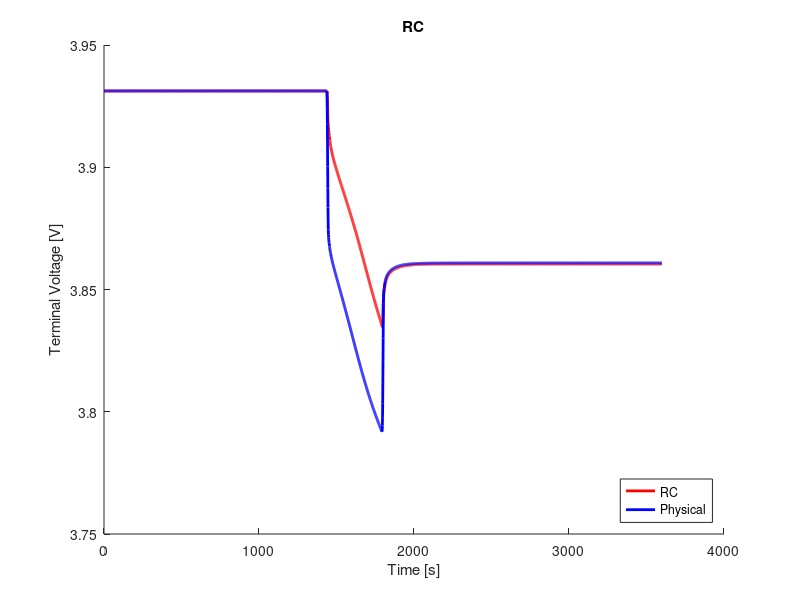

Write the MATLAB code that produced this figure.
clear;
clc;
close all;

%% load data
load('ocv_final.mat');
time_ocv = time;
load('pulse_1_c_4.mat');
load('rc3_cf_params.mat');

%% voltage limitations
v_max = 4.4;                                    % cut-over voltage
v_min = 3.0;                                    % cut-off voltage

%% resample ocv and soc
t1 = time_ocv(1);
t2 = time_ocv(end);
dt = 1;                                         % sample time
t = (t1:dt:t2) - t1;

ocv = interp1(time_ocv, ocv, t1:dt:t2);
soc = interp1(time_ocv, soc, t1:dt:t2);

s = length(time);

%% variables
Q = 16.8;
eta = 1.0;                                  % coulombic efficiency

n = 3;                                      % number of rc links
i_r = zeros(n, 1);
v_c = zeros(n, 1);
flag = 1;

%% compute soc
ind_init = interp1(soc, 1:length(soc), 0.6133, 'nearest');
v_t(1) = ocv(ind_init);
z0 = soc(ind_init);
z = z0 - dt/(Q*3600)*eta*cumsum(I(1:end));

% manual fit
p = 5;
r0 = r0_cf(p);
r1 = r1_cf(p);
r2 = r2_cf(p);
r3 = r3_cf(p);
c1 = c1_cf(p);
c2 = c2_cf(p);
c3 = c3_cf(p);

r = [r1; r2; r3];
c = [c1; c2; c3];

%% compute terminal voltage
for j = 1:n
    f(j) = exp(-dt/(r(j)*c(j)));
end
for k = 1:s-1
    if flag == 1
        i_r(:, k+1) = diag(f)*i_r(:, k) + (1-f')*I(k);
        v_c(:, k) = i_r(:, k).*r;
        ind = interp1(soc, 1:length(soc), z(k), 'nearest');
        v_t(k+1) = ocv(ind) - sum(v_c(:, k)) - I(k).*r0;
        if v_t(k) < v_min
            fprintf('Reached lower voltage limit.');
            flag = 0;
        end
        if v_t(k) > v_max
            fprintf('Reached upper voltage limit.');
            flag = 0;
        end 
    end
end

%% compute rms error
v_t = reshape(v_t, size(V_batt_time));
rmse = 1000*sqrt(mean((V_batt_time - v_t).^2))     % [mV]

%% plot
figure(1);
hold on;
plot(time, v_t, 'r', 'LineWidth', 2)
hold on;
plot(time, V_batt_time, 'b', 'LineWidth', 2)
xlabel('Time [s]')
ylabel('Terminal Voltage [V]')
title('RC')
legend('RC', 'Physical', 'location', 'southeast')